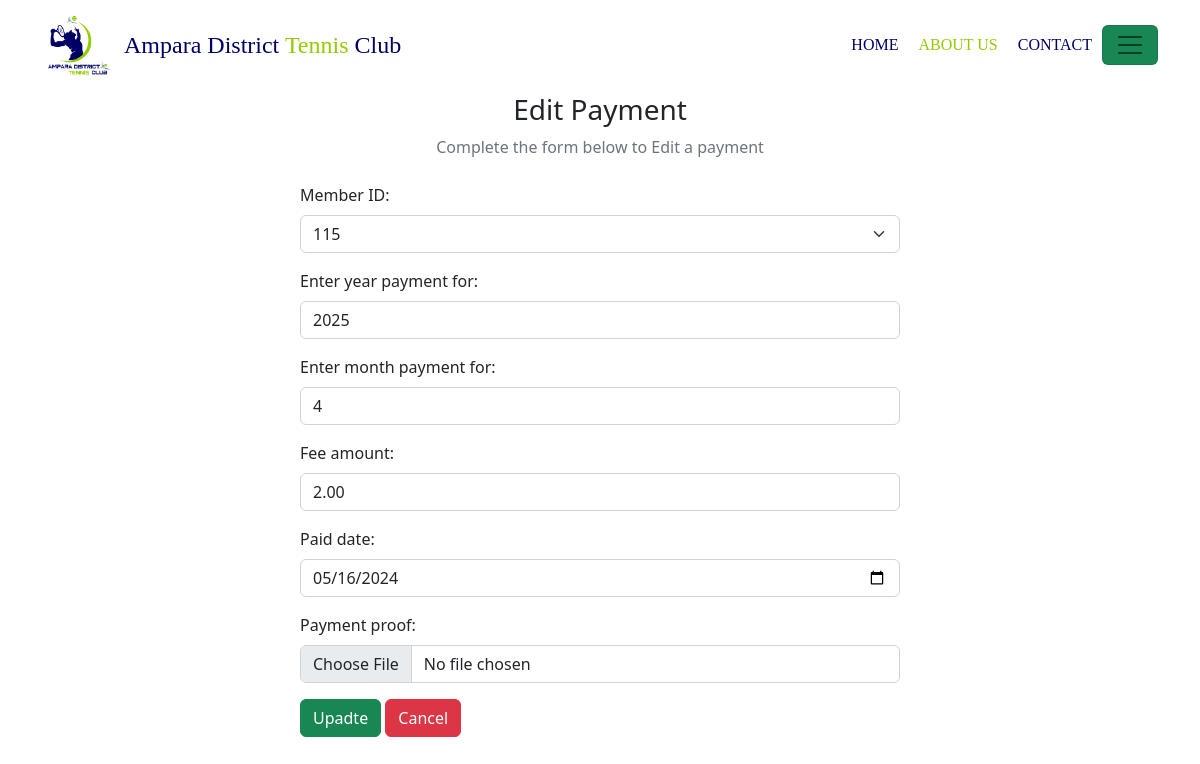
/page/admin-dashbord/member-fees/edit.php?id=115 (signed in), run on the app's committed database.
### tables this page shows
CREATE TABLE `member_fees` (
  `fee_id` int(11) NOT NULL,
  `member_id` int(11) NOT NULL,
  `year` int(11) DEFAULT NULL,
  `month` int(11) DEFAULT NULL,
  `fee_amount` decimal(10,2) DEFAULT NULL,
  `paid_date` date DEFAULT NULL,
  `proof_url` varchar(255) NOT NULL,
  `payment_status` enum('Not yet','Paid') NOT NULL DEFAULT 'Not yet'
);

CREATE TABLE `members` (
  `member_id` int(11) NOT NULL,
  `id_prefix` varchar(255) NOT NULL,
  `first_name` varchar(50) NOT NULL,
  `last_name` varchar(50) NOT NULL,
  `email` varchar(100) DEFAULT NULL,
  `phone1` varchar(20) DEFAULT NULL,
  `phone2` varchar(20) DEFAULT NULL,
  `date_of_birth` date DEFAULT NULL,
  `address` varchar(200) DEFAULT NULL,
  `member_type` enum('adult','child') DEFAULT NULL,
  `occupation` text DEFAULT NULL,
  `school` text NOT NULL,
  `gender` enum('male','female','trans') NOT NULL,
  `profile_url` varchar(100) NOT NULL,
  `proof_url` varchar(100) NOT NULL,
  `payment_status` enum('rejected','pending','approved') NOT NULL DEFAULT 'pending',
  `registration_date` date NOT NULL
);

### page/admin-dashbord/member-fees/edit.php (the view, shortened to what this page needs)
<?php
if (isset($_SESSION["username"]) && $_SESSION["privilage"] === "admin") {
?>
  <!DOCTYPE html>
  <html lang="en">
  <head>
    <link rel="stylesheet" href="style.css">
    <link href="https://cdn.jsdelivr.net/npm/bootstrap@5.2.3/dist/css/bootstrap.min.css" rel="stylesheet">
    <link rel="stylesheet" href="https://cdnjs.cloudflare.com/ajax/libs/font-awesome/6.4.0/css/all.min.css" />
    <link href="https://db.onlinewebfonts.com/c/1f182a2cd2b60d5a6ac9667a629fbaae?family=PF+Din+Stencil+W01+Bold" rel="stylesheet">
  </head>
  <body>
    <?php
    include '../../../components/navbar/navbar.php';
    ?>
    <div class="container" style="margin-top:93px;">
      <div class="text-center mb-4">
        <h3>Edit Payment</h3>
        <p class="text-muted">Complete the form below to Edit a payment</p>
      </div>
      <?php
      $id = $_GET["id"];
      $sql = "SELECT * FROM `member_fees` WHERE fee_id = $id LIMIT 1";
      include $_SERVER['DOCUMENT_ROOT'] . "/project-holders-project-2/db_conn.php";
      $result = mysqli_query($conn, $sql);
      $row = mysqli_fetch_assoc($result);
      ?>
      <div class="container form-container d-flex justify-content-center">
        <form action="edit.php?id=<?= $_GET["id"] ?>" method="post" enctype="multipart/form-data" style="width:50vw; min-width:300px;">
          <div class="mb-3">
            <label class="form-label">Member ID:</label>
            <select class="form-select" name="member-id">
              <?php
              $sql1 = "SELECT `member_id` FROM `members` ORDER BY `member_id` DESC";
              $result1 = mysqli_query($conn, $sql1);
              if ($result1 && mysqli_num_rows($result1) > 0) {
                while ($row1 = mysqli_fetch_assoc($result1)) {
              ?>
                  <option value="<?= $row1['member_id']; ?>" <?= ($row1['member_id'] == $row['member_id']) ? 'selected' : ''; ?>> <?= $row1['member_id']; ?> </option>
                <?php
                }
              } else {
                ?>
                <option value="">no records</option>
              <?php
              }
              ?>
            </select>
          </div>
          <div class="mb-3">
            <label for="year" class="form-label">Enter year payment for:</label>
            <input type="number" class="form-control" pattern="\d{4}" id="year" name="year" min="2023" max="3000" placeholder="2024" value="<?= $row['year'] ?>">
          </div>
          <div class="mb-3">
            <label for="year" class="form-label">Enter month payment for:</label>
            <input type="number" class="form-control" pattern="\d{2}" id="month" name="month" min="01" max="12" placeholder="01" value="<?= $row['month'] ?>">
          </div>
          <div class="mb-3">
            <label for="fee-amount" class="form-label">Fee amount:</label>
            <input type="number" class="form-control" id="fee-amount" name="fee-amount" placeholder="250" value="<?= $row['fee_amount'] ?>">
          </div>
          <div class="mb-3">
            <label class="form-label">Paid date:</label>
            <input type="date" class="form-control" name="payment-date" placeholder="1999-06-22" required value="<?= $row['paid_date'] ?>">
          </div>
          <div class="mb-3">
            <label for="formFile" class="form-label">Payment proof:</label>
            <input class="form-control" type="file" id="formFile" name="payment-proof">
          </div>
          <div class="mb-3">
            <button type="submit" class="btn btn-success" name="submit">Upadte</button>
            <a href="member_fees.php" class="btn btn-danger ">Cancel</a>
          </div>
        </form>
      </div>
    </div>
  </body>
  </html>
<?php } else {
  header("Location: ../../../index.php");
} ?>

### page/admin-dashbord/member-fees/style.css (style rules this page uses)
* { box-sizing: border-box; }
body { width: 100vw; height: fit-content; overflow-x: hidden; background-color: #ddd; }
.form-container { flex-direction: column !important; align-items: center; }

### data on the page
member_fees: member-id "115", year "2025", month "4", fee-amount "2.00", payment-date "05/16/2024"
